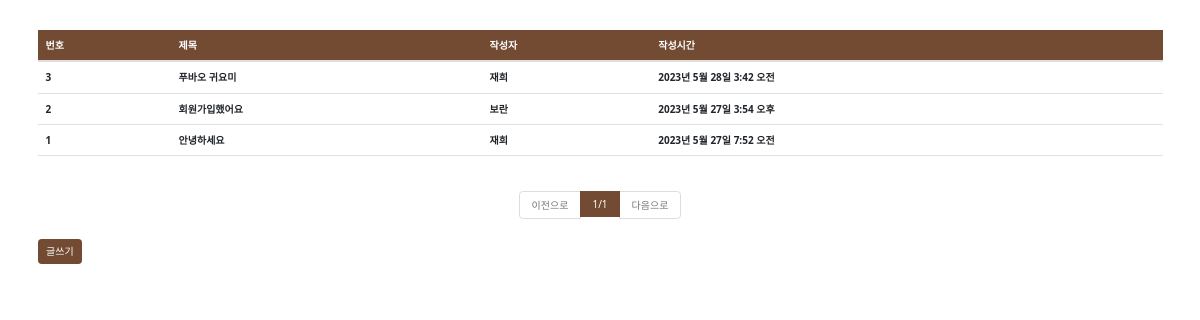
Before: /board/list/ with the older database file.
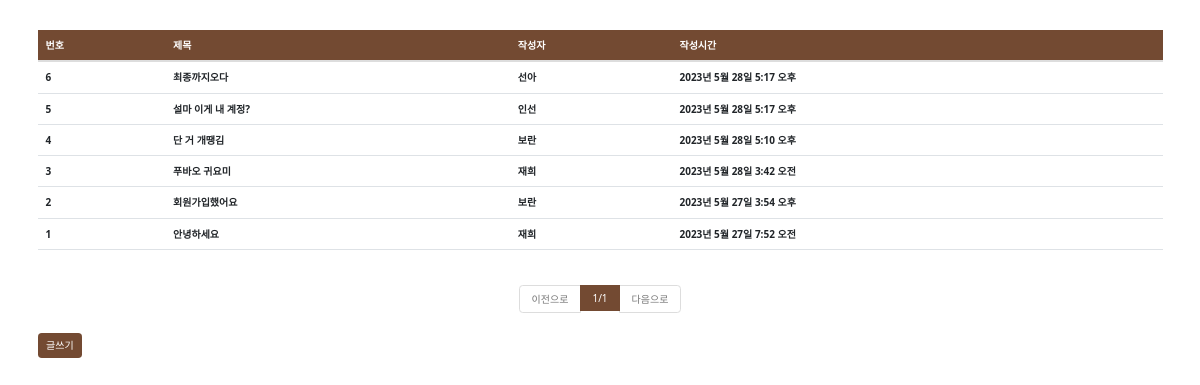
After: the same page with the newer database file.
### board/models.py (models this page shows, shortened)
class Board(models.Model):
    title = models.CharField(max_length=64, verbose_name="제목")
    contents = models.TextField(verbose_name="내용")
    registered_date = models.DateTimeField(auto_now_add=True, verbose_name = "등록 시간")
    writer = models.ForeignKey('accounts.User', verbose_name = "작성자", on_delete = models.CASCADE)
    class Meta:
        db_table = "community"
        verbose_name = "게시물"
        verbose_name_plural = "게시물"

### accounts/models.py (models this page shows)
class User(models.Model):
    username = models.CharField(max_length=128)
    useremail = models.EmailField(max_length=128)
    password = models.CharField(max_length=128)
    created_at = models.DateTimeField(auto_now_add=True)
    def __str__(self):
        return self.username
    class Meta:
        db_table = 'cafeProject_user'
        verbose_name = '카페앱 사용자'
        verbose_name_plural = '카페앱 사용자'

### board/views.py (the view)
# urls.py: path('list/', views.board_list),
def board_list(request):
    all_boards = Board.objects.all().order_by('-id')
    page = int(request.GET.get('p', 1))
    paginator = Paginator(all_boards, 6)
    boards = paginator.get_page(page)
    return render(request, 'board_list.html', {'boards':boards})

### board/templates/board_list.html (shortened to what this page needs)
{% extends 'base.html' %}
{% block contents %}
<div class = "row mt-5">
    <div class = "col-12">
        <table class = "table table-hover">
            <thead class="table text-white" style="background-color: #734A32">
                <tr>
                   <th>번호</th></div>
                        <th>제목</th>
                        <th>작성자</th>
                        <th>작성시간</th>
            <tbody class = "text-dark">
                {% for board in boards %}
                <tr onclick = "location.href = '/board/detail/{{board.id}}'">
                    <th>{{board.id}}</th>
                    <th>{{board.title}}</th>
                    <th>{{board.writer}}</th>
                    <th>{{board.registered_date}}</th>
                </tr>
                {% endfor %}
            </tbody>
    </div>
</div>
<div class = "row mt-2">
    <div class = "col-12">
        <nav>
            <ul class = "pagination justify-content-center">
                {% if boards.has_previous %}
                    <li class = "page-item">
                        <a class = "page-link" href = "?p={{boards.previous_page_number}}">이전으로</a>
                    </li>
                {% else %}
                    <li class = "page-item disabled">
                        <a class = "page-link disabled" href = "#">이전으로</a>
                    </li>
                {% endif %}
                <li class = "page-item active">
                    <a class = "page-link" style="background-color: #734A32; border:none">{{boards.number}}/{{boards.paginator.num_pages}}</a>
                </li>
                {% if boards.has_next %}
                    <li class = "page-item">
                        <a class = "page-link" href = "?p={{boards.next_page_number}}">다음으로</a>
                    </li>
                {% else %}
                    <li class = "page-item disabled">
                        <a class = "page-link disabled" href = "#">다음으로</a>
                    </li>
                {% endif %}
            </ul>
        </nav>
    </div>
</div>
<div class = "row">
    <div class = "col-12">
        <button class="btn text-white" style="background-color:  #734A32;" onclick = "location.href = '/board/write/'">글쓰기</button>
    </div>
</div>
{% endblock %}

### accounts/templates/base.html (shortened to what this page needs)
<!DOCTYPE html>
<html lang="en">
<head>
    <link rel="stylesheet" href="/static/bootstrap.min.css">
    <link href="https://cdn.jsdelivr.net/npm/bootstrap@5.2.3/dist/css/bootstrap.min.css" rel="stylesheet">
    <link
    rel="stylesheet"
    href="https://cdnjs.cloudflare.com/ajax/libs/font-awesome/4.7.0/css/font-awesome.css"
  />
</head>
<body>
    <div class="container">
        {% block contents %}
        {% endblock %}
</body>
</html>

Changed rows visible on the page:
added Board: id "6", title "최종까지오다", writer "선아", registered_date "2023년 5월 28일 5:17 오후"
added Board: id "5", title "설마 이게 내 계정?", writer "인선", registered_date "2023년 5월 28일 5:17 오후"
added Board: id "4", title "단 거 개땡김", writer "보란", registered_date "2023년 5월 28일 5:10 오후"
